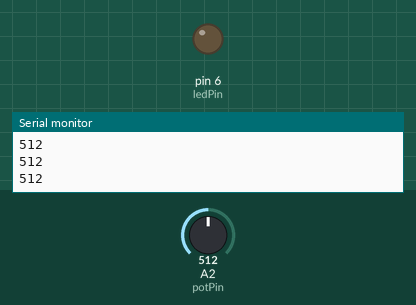
This sketch was run on a simulated Arduino Uno, built with avr-gcc and run on an emulated ATmega328P. Shown: output pins drawn as LEDs (lit = HIGH), the last lines printed to the serial monitor. The inputs (shaded band) are chosen by the test bench; at power-on: A2 (potPin) = 512.

Above: at 1.2 s.
1.3 s: A2 (potPin) set to 716
At 2.1 s:
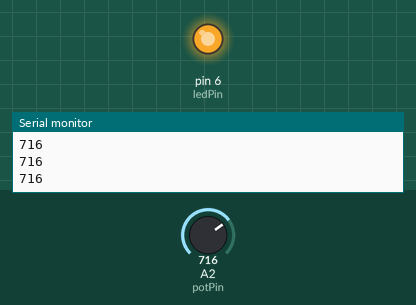
2.8 s: A2 (potPin) set to 660
At 3.4 s:
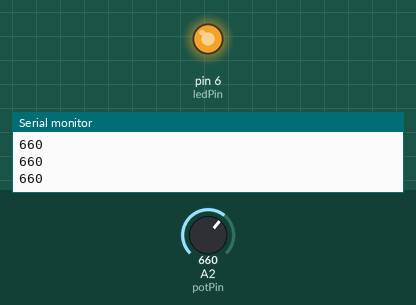
4.3 s: A2 (potPin) set to 634
At 5.6 s:
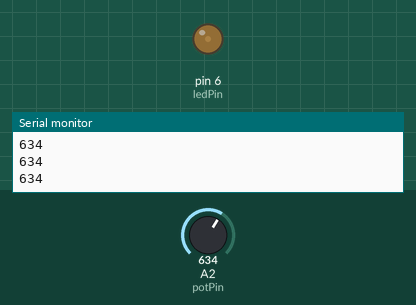
Timing chart, 0 to 7.3 s (numbered marks = the images above; inputs shaded):
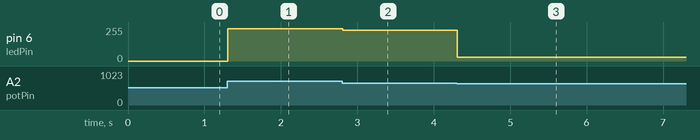

Measured:
- the behaviour switches between 643 and 642 on A2 (potPin) (found by bisection; images 2 and 3)
- after the input at 1.3 s, pin 6 (ledPin): 0/255 → 243/255 at once
- after the input at 2.8 s, pin 6 (ledPin): 243/255 → 229/255 at once
- after the input at 4.3 s, pin 6 (ledPin): 229/255 → 29/255 at once

The sketch:

task-04-potLed.ino
```cpp
/*
 * Taask - 04
 * Potentiometer to control LED brightness
 * 3,5,6,9,10,11
 */
int potPin = 2;    // select the input pin for the potentiometer
int ledPin = 6;   // select the pin for the LED
int val = 0;       // variable to store the value coming from the sensor
int mappedVal = 0;

void setup() {
  Serial.begin(9600);
  pinMode(ledPin, OUTPUT);  // declare the ledPin as an OUTPUT
}

void loop() {
  val = analogRead(potPin);    // read the value from the potentiometer
  Serial.println(val);  //Print the pot value in Serial monitor / plotter
  mappedVal = ((val*255)/1024);
  analogWrite(ledPin,mappedVal);
}
```
